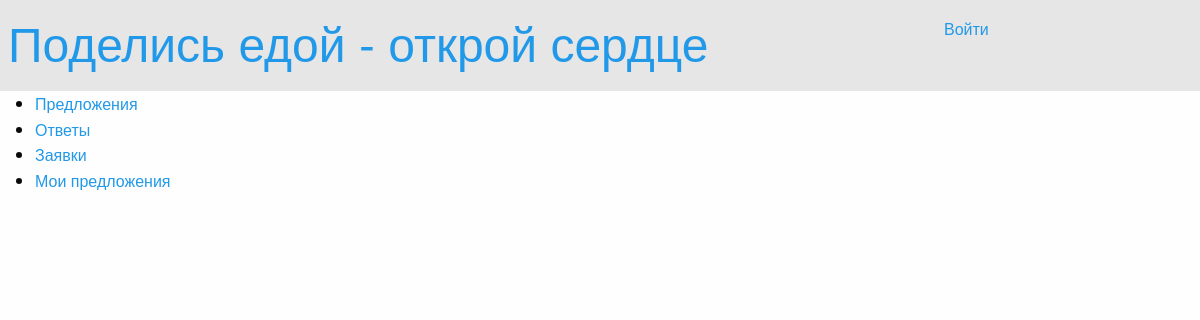
The app's page /basicview/answers/, older data.
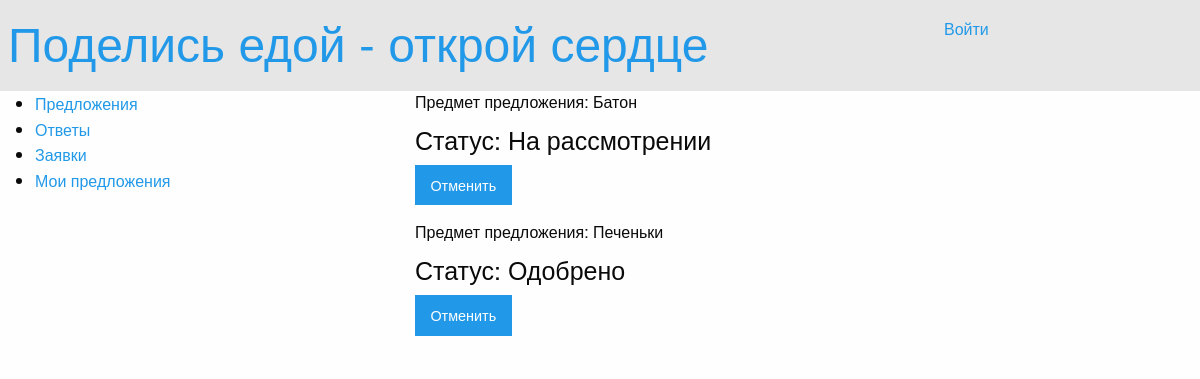
The same page, newer data.
### offers/models.py (models this page shows)
class Answer(models.Model):
    class Meta:
        db_table = "answer"
    answer_title = models.CharField(max_length=200)
    answer_status = models.CharField(max_length=20)

### offers/views.py (the view)
def answers(request):
    all_answers = Answer.objects.all()
    return render_to_response('answers.html', {
        'answers': all_answers,
        'username': auth.get_user(request).username
    })

### offers/templates/answers.html (shortened to what this page needs)
{% extends 'main.html' %}
{% load staticfiles %}
{% block answers %}
<!DOCTYPE html>
<html lang="ru">
    <head>
    </head>
    <body>
        <div class="large-8 columns">
            {% for answer in answers %}
                <h6>Предмет предложения: {{ answer.answer_title }}</h6>
                <h4>Статус: {{ answer.answer_status }}</h4>
                <button class="button">Отменить</button>
            {% endfor %}
        </div>
    </body>
</html>
{% endblock %}

Row changes from the older to the newer data that the page shows:
added Answer: answer_title "Батон", answer_status "На рассмотрении"
added Answer: answer_title "Печеньки", answer_status "Одобрено"
